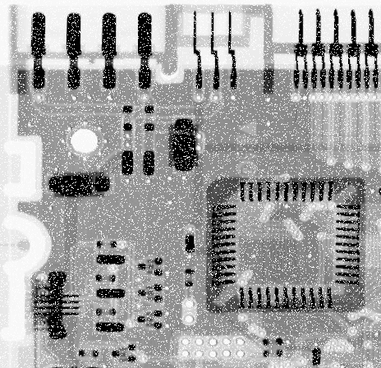
%> input picture Avaliacao 2/circuit-board-salt-prob-pt1.tif, 381 x 368 px, shrunk from 464 x 448 before the run
$ octave avaliation.m   (GNU Octave 9; MATLAB toolbox functions it lacks are replaced by stand-ins)
%> lines starting %> are read from the running program, lines starting %| are printed output that depends on the picture

# 2
% limpar
clear; clc; close all;
pkg load image;

% fun鏾es
min_func = @(x) min(x(:));
max_func = @(x) max(x(:));

% configuracoes do filtro
wSize = 3; % tamanho da janela

% imagens ruidosas
SALT = im2double(imread("circuit-board-salt-prob-pt1.tif"));
%> SALT: size 368x381 double; min 0, max 1, mean 0.634
PEPPER = im2double(imread("circuit-board-pepper-prob-pt1.tif"));
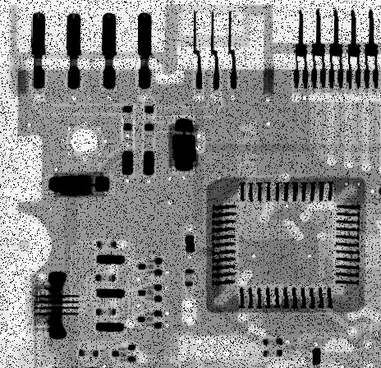
%> input picture Avaliacao 2/circuit-board-pepper-prob-pt1.tif, 381 x 368 px, shrunk from 464 x 448 before the run
%> PEPPER: size 368x381 double; min 0, max 1, mean 0.532

% aplicar filtro
SALTmin = nlfilter(SALT,[wSize wSize],min_func);
SALTmax = nlfilter(SALT,[wSize wSize],max_func);

PEPPERmin = nlfilter(PEPPER,[wSize wSize],min_func);
PEPPERmax = nlfilter(PEPPER,[wSize wSize],max_func);

% exibi玢o de imagens
figure(1),subplot(1,3,1), imshow(SALT), title("Original (ruido sal)");
figure(1),subplot(1,3,2), imshow(SALTmin), title("Min");
figure(1),subplot(1,3,3), imshow(SALTmax), title("Max");

figure(1),subplot(1,3,1), imshow(PEPPER), title("Original (ruido pimenta)");
figure(1),subplot(1,3,2), imshow(PEPPERmin), title("Min");
figure(1),subplot(1,3,3), imshow(PEPPERmax), title("Max");

#5
% limpar
clear; clc; close all;
% carrega o pacote de imagem
pkg load image;

% carregar imagem original
image = im2double(imread('circuit.png'));
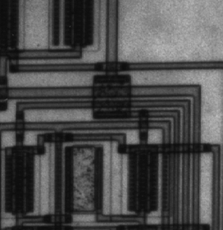
%> input picture Avaliacao 2/circuit.png, 223 x 230 px, shrunk from 272 x 280 before the run
%> image: size 230x223 double; min 0.0471, max 0.737, mean 0.299
% mascaras
prewittX = [-1 -1 -1; 0 0 0; 1 1 1];
prewittY = [-1 0 1; -1 0 1; -1 0 1];
% aplicar mascaras
Gx = imfilter(image, prewittX);
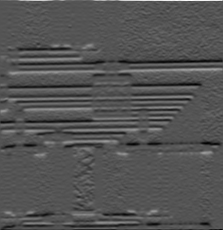
%> Gx: size 230x223 double; min -0.988, max 2, mean -0.00335; drawn with min black and max white
Gy = imfilter(image, prewittY);
% gerar imagem do gradiente atraves de aproximacao
gradient = abs(Gx) + abs(Gy);
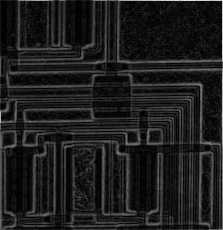
%> gradient: size 230x223 double; min 0, max 2.24, mean 0.26; drawn with min black and max white
% exibir imagens
figure(1),subplot(2,2,1), imshow(image), title('Original');
figure(1),subplot(2,2,2), imshow(Gx), title('Gx');
figure(1),subplot(2,2,3), imshow(Gy), title('Gy');
figure(1),subplot(2,2,4), imshow(gradient), title('Gradiente');
%> after `imshow(gradient)`:
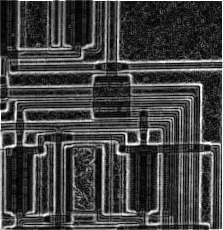
%> displayed picture: size 230x223, on the screen's scale of 0 to 255; min 0, max 255, mean 65.4

% obter o novo valor de limiar utilizando o m閠odo de Otsu
limiar = graythresh(gradient);
%> limiar = 0.361
% limiarizar a imagem suavizada com o limiar calculado
R = im2bw(gradient, limiar);
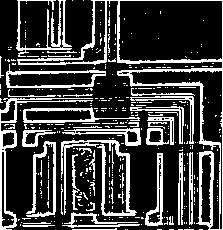
%> R: size 230x223 logical; 24.4% white in thin lines or dots
figure, imshow(R), title('Metodo de Otsu');

# 4
% limpar vari醰eis
clear; clc; close all;
% carrega o pacote de imagem
pkg load image;

% carregar imagem ruidosa
image = imread('circlesBrightDark.png');
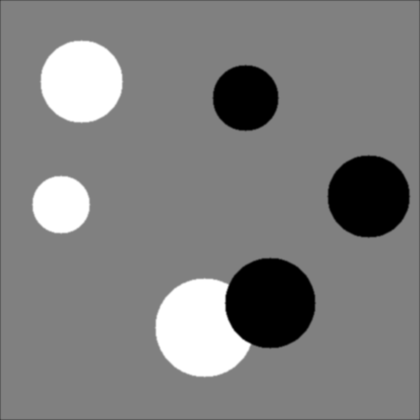
%> input picture Avaliacao 2/circlesBrightDark.png, 420 x 420 px, shrunk from 512 x 512 before the run
%> image is the input picture: size 420x420 uint8; min 0, max 255, mean 127.1

% obter os valores dos dois limiares
%> (the run ends here)
